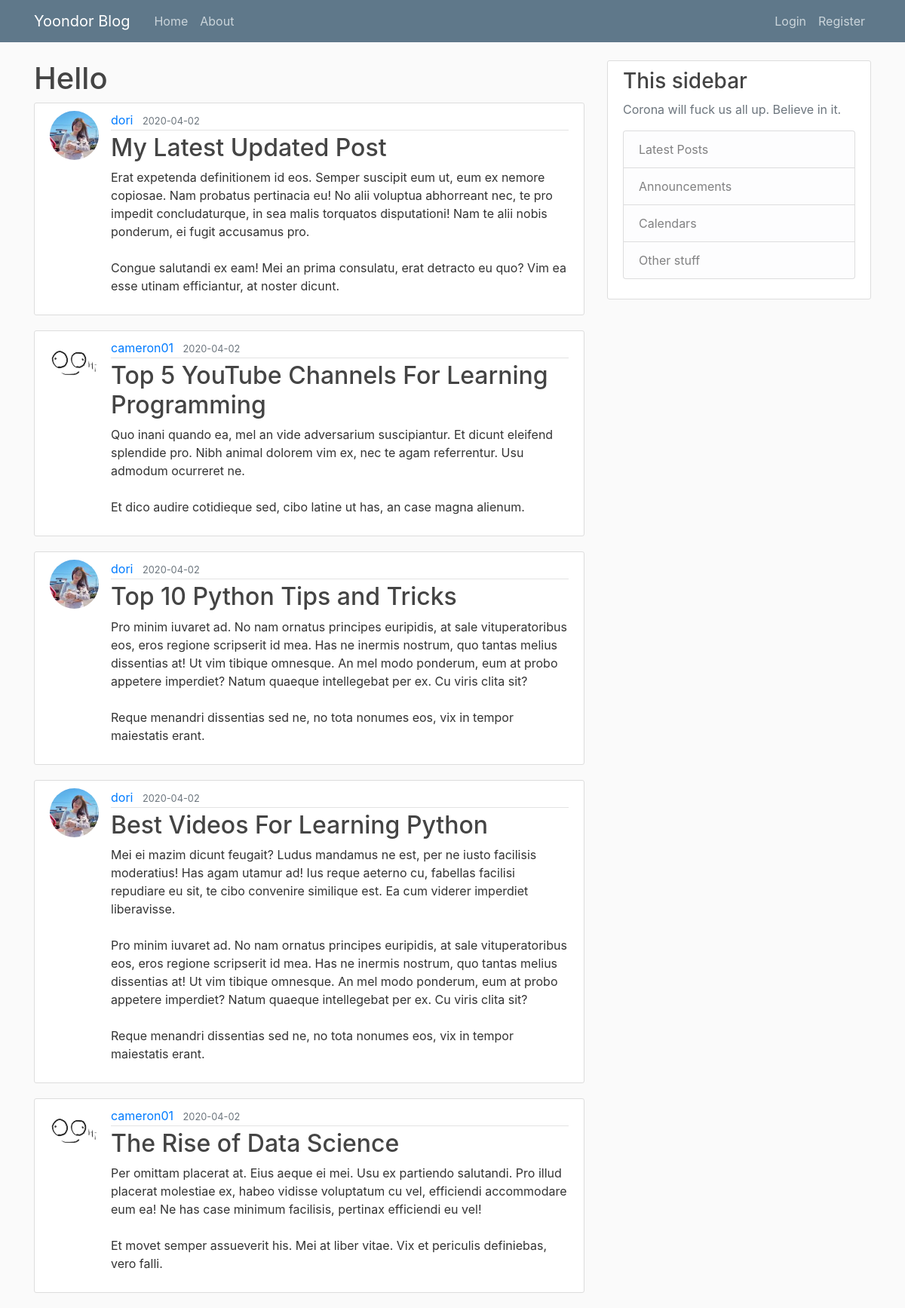
The page /home on the database its author committed.
### flaskblog/models.py (models this page shows, shortened)
class Post(db.Model):
    id = db.Column(db.Integer, primary_key=True)
    title = db.Column(db.String(100), nullable=False)
    date_posted = db.Column(db.DateTime, nullable=False, default=datetime.utcnow)
    content = db.Column(db.Text, nullable=False)
    user_id = db.Column(db.Integer, db.ForeignKey('user.id'), nullable=False)

class User(db.Model, UserMixin):
    id = db.Column(db.Integer, primary_key=True)
    username = db.Column(db.String(20), unique=True, nullable=False)
    email = db.Column(db.String(120), unique=True, nullable=False)
    image_file = db.Column(db.String(20), nullable=False, default='default.jpg')
    pw = db.Column(db.String(60), nullable=False)
    posts = db.relationship('Post', backref='author', lazy=True)

### flaskblog/routes.py (the view)
@app.route("/")
@app.route("/home")
def hello():
    page = request.args.get('page', 1, type=int)
    posts = Post.query.order_by(Post.date_posted.desc()).paginate(page=page, per_page=5)
    return render_template('home.html', posts=posts)

### flaskblog/templates/home.html
{% extends "layout.html" %}
{% block content %}
    <h1>Hello</h1>
    {% for post in posts %}
        <article class="media content-section">
            <img class="rounded-circle article-img" src="{{ url_for('static', filename='profile_pics/' + post.author.image_file)}}">
          <div class="media-body">
            <div class="article-metadata">
              <a class="mr-2" href="#">{{ post.author.username }}</a>
              <small class="text-muted">{{ post.date_posted.strftime('%Y-%m-%d') }}</small>
            </div>
            <h2><a class="article-title" href="{{ url_for('post', post_id=post.id) }}">{{ post.title }}</a></h2>
            <p class="article-content">{{ post.content }}</p>
          </div>
        </article>
    {% endfor %}
{% endblock content %}

### flaskblog/templates/layout.html (shortened to what this page needs)
<!DOCTYPE html>
<html lang="en">
<head>
    <link rel="stylesheet" href="https://stackpath.bootstrapcdn.com/bootstrap/4.3.1/css/bootstrap.min.css">
    <link rel="stylesheet" type="text/css" href="{{ url_for('static', filename='main.css') }}"/>
</head>
<body>
<header class="site-header">
  <nav class="navbar navbar-expand-md navbar-dark bg-steel fixed-top">
    <div class="container">
      <a class="navbar-brand mr-4" href="/">Yoondor Blog</a>
      <div class="collapse navbar-collapse" id="navbarToggle">
        <div class="navbar-nav mr-auto">
          <a class="nav-item nav-link" href="{{ url_for('hello')}}">Home</a>
          <a class="nav-item nav-link" href="{{ url_for('about')}}">About</a>
        </div>
        <div class="navbar-nav">
            {% if current_user.is_authenticated %}
            <a class="nav-item nav-link" href="{{ url_for('new_post')}}">New post</a>
          <a class="nav-item nav-link" href="{{ url_for('account')}}">Account</a>
          <a class="nav-item nav-link" href="{{ url_for('logout')}}">Logout</a>
            {% else %}
          <a class="nav-item nav-link" href="{{ url_for('login')}}">Login</a>
          <a class="nav-item nav-link" href="{{ url_for('register')}}">Register</a>
            {% endif %}
        </div>
      </div>
    </div>
  </nav>
</header>
<main role="main" class="container">
  <div class="row">
    <div class="col-md-8">
        {% block content %}{% endblock %}
    </div>
    <div class="col-md-4">
      <div class="content-section">
        <h3>This sidebar</h3>
        <p class='text-muted'>Corona will fuck us all up. Believe in it.
          <ul class="list-group">
            <li class="list-group-item list-group-item-light">Latest Posts</li>
            <li class="list-group-item list-group-item-light">Announcements</li>
            <li class="list-group-item list-group-item-light">Calendars</li>
            <li class="list-group-item list-group-item-light">Other stuff</li>
          </ul>
        </p>
      </div>
    </div>
  </div>
</main>
</body>
</html>

### flaskblog/static/main.css (style rules this page uses)
body { background: #fafafa; color: #333333; margin-top: 5rem; }
h1, h2, h3, h4, h5, h6 { color: #444444; }
.bg-steel { background-color: #5f788a; }
.site-header .navbar-nav .nav-link { color: #cbd5db; }
.content-section { background: #ffffff; padding: 10px 20px; border: 1px solid #dddddd; border-radius: 3px; margin-bottom: 20px; }
.article-title { color: #444444; }
.article-content { white-space: pre-line; }
.article-img { height: 65px; width: 65px; margin-right: 16px; }
.article-metadata { padding-bottom: 1px; margin-bottom: 4px; border-bottom: 1px solid #e3e3e3 }

### rows shown on the page
Post: image_file (picture), author.username "dori", date_posted "2020-04-02", title "My Latest Updated Post", content "Erat expetenda definitionem id eos. Semper suscipit eum ut, eum ex nemore copiosae. Nam probatus pertinacia eu! No alii voluptua abhorreant nec, te pro impedit concludaturque, in sea malis torquatos disputationi! Nam te alii nobis ponderum, ei fugit accusamus pro. Congue salutandi ex eam! Mei an prima consulatu, erat detracto eu quo? Vim ea esse utinam efficiantur, at noster dicunt."
Post: image_file (placeholder picture), author.username "cameron01", date_posted "2020-04-02", title "Top 5 YouTube Channels For Learning Programming", content "Quo inani quando ea, mel an vide adversarium suscipiantur. Et dicunt eleifend splendide pro. Nibh animal dolorem vim ex, nec te agam referrentur. Usu admodum ocurreret ne. Et dico audire cotidieque sed, cibo latine ut has, an case magna alienum."
Post: image_file (picture), author.username "dori", date_posted "2020-04-02", title "Top 10 Python Tips and Tricks", content "Pro minim iuvaret ad. No nam ornatus principes euripidis, at sale vituperatoribus eos, eros regione scripserit id mea. Has ne inermis nostrum, quo tantas melius dissentias at! Ut vim tibique omnesque. An mel modo ponderum, eum at probo appetere imperdiet? Natum quaeque intellegebat per ex. Cu viris clita sit? Reque menandri dissentias sed ne, no tota nonumes eos, vix in tempor maiestatis erant."
Post: image_file (picture), author.username "dori", date_posted "2020-04-02", title "Best Videos For Learning Python", content "Mei ei mazim dicunt feugait? Ludus mandamus ne est, per ne iusto facilisis moderatius! Has agam utamur ad! Ius reque aeterno cu, fabellas facilisi repudiare eu sit, te cibo convenire similique est. Ea cum viderer imperdiet liberavisse. Pro minim iuvaret ad. No nam ornatus principes euripidis, at sale vituperatoribus eos, eros regione scripserit id mea. Has ne inermis nostrum, quo tantas melius dissentias at! Ut vim tibique omnesque. An mel modo ponderum, eum at probo appetere imperdiet? Natum quaeque intellegebat per ex. Cu viris clita sit? Reque menandri dissentias sed ne, no tota nonumes eos, vix in tempor maiestatis erant."
Post: image_file (placeholder picture), author.username "cameron01", date_posted "2020-04-02", title "The Rise of Data Science", content "Per omittam placerat at. Eius aeque ei mei. Usu ex partiendo salutandi. Pro illud placerat molestiae ex, habeo vidisse voluptatum cu vel, efficiendi accommodare eum ea! Ne has case minimum facilisis, pertinax efficiendi eu vel! Et movet semper assueverit his. Mei at liber vitae. Vix et periculis definiebas, vero falli."
